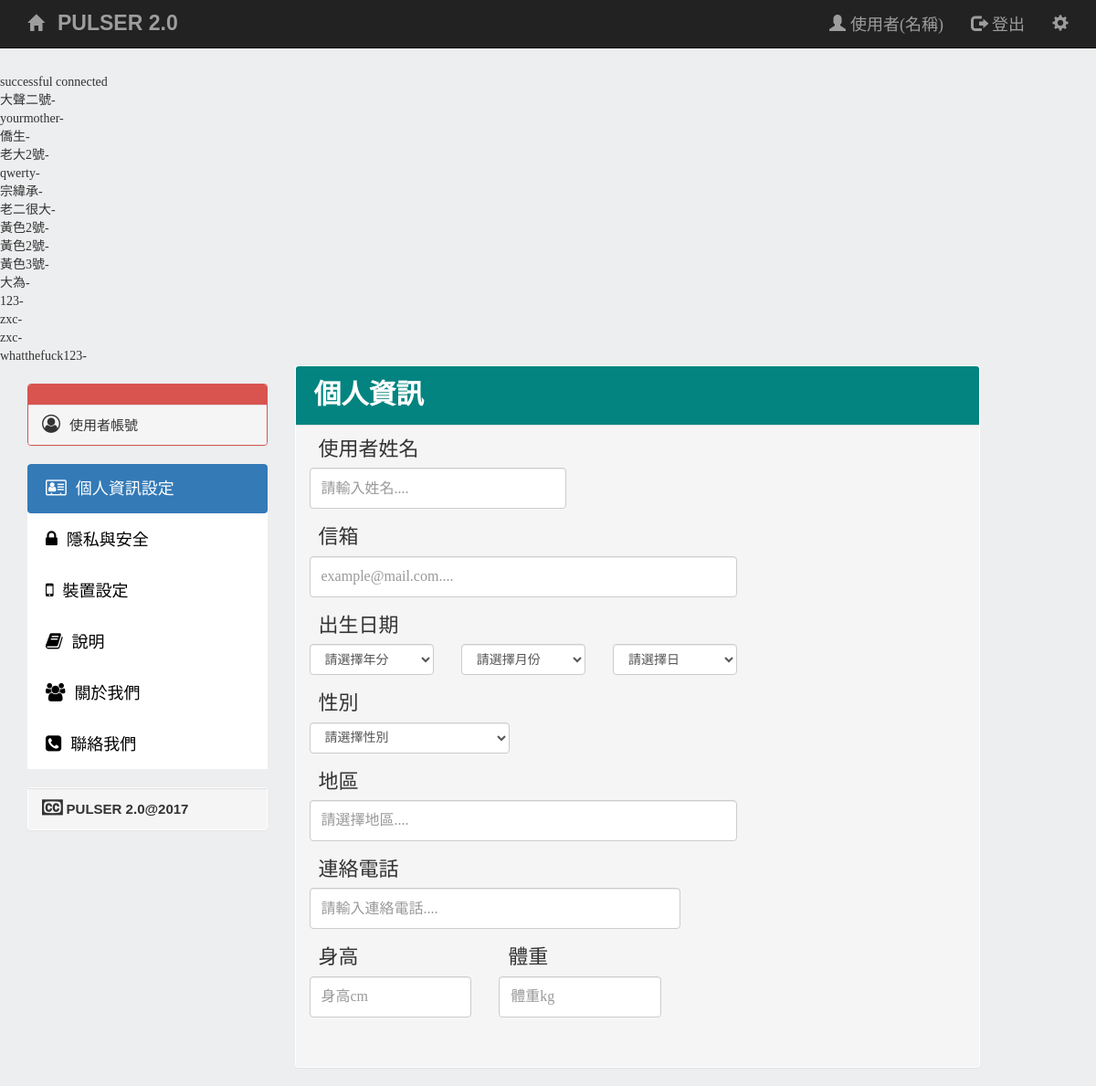
The app's page /Project/user/profile.php with its own data.
### tables this page shows
CREATE TABLE `users_information` (
  `id` int(50) NOT NULL,
  `userid` varchar(50) NOT NULL,
  `username` varchar(50) NOT NULL,
  `mail_address` varchar(100) NOT NULL,
  `user_sex` varchar(10) DEFAULT NULL,
  `user_phone` varchar(10) DEFAULT NULL,
  `user_height` varchar(5) DEFAULT NULL,
  `user_weight` varchar(5) DEFAULT NULL
);

### Project/user/profile.php (the view, shortened to what this page needs)
<html>
<head>
  <link  href="https://maxcdn.bootstrapcdn.com/bootstrap/3.3.7/css/bootstrap.min.css" rel="stylesheet">
  <link href="https://maxcdn.bootstrapcdn.com/font-awesome/4.3.0/css/font-awesome.min.css" rel="stylesheet">
  <link rel="stylesheet" href="https://cdnjs.cloudflare.com/ajax/libs/font-awesome/4.7.0/css/font-awesome.min.css">
  <link rel="stylesheet" href="path/to/font-awesome/css/font-awesome.min.css">
  <link href="css/bootstrap.min.css" rel="stylesheet">
  <link href="css/bootstrap.css" rel="stylesheet">
  <link href="css/profile-sidebar.css" rel="stylesheet">
</head>
<?php
$link = mysqli_connect(DB_SERVER,DB_USERNAME,DB_PASSWORD,DB_DATABASE);
$sql = "SELECT * FROM users_information";
mysqli_query($link, 'SET CHARACTER SET big5');
mysqli_query($link, "SET collation_connection = 'big_chinese_ci'");
$result = mysqli_query($link, $sql);
while($row = mysqli_fetch_assoc($result)){
  echo $row["username"]."-".$row["user_birthday"]."</br>";
}
?>
<body>
  <nav class="navbar navbar-inverse navbar-fixed-top" style="margin-bottom: 0px;">
    <div class="container">
      <div class="navbar-header">
        <a class="navbar-brand" href="#" ><span class="glyphicon glyphicon-home"></span></a><label class="navbar-brand label-header">PULSER 2.0</label>
      </div>
      <div id="navbar" class="navbar-collapse collapse">
        <ul class="nav navbar-nav navbar-right">
          <li><a href="" style="font-size:18px;"><span class="glyphicon glyphicon-user" style="padding-right:5px;"></span>使用者(名稱)</a></li>
          <li><a href="logout.php" style="font-size:18px;"><span class="glyphicon glyphicon-log-out" style="padding-right:5px;"></span>登出</a></li>
          <li><a href="" style="font-size:18px;"><span class="glyphicon glyphicon-cog"></span></a></li>
        </ul>
      </div>
    </div>
  </nav>
  <div class="container" >
    <div class="row">
      <div class="col-md-3">
        <div style="height:20px;">
        </div>
        <div class="panel panel-red">
          <div class="panel-heading">
            <div class="row">
              <div class="col-xs-12 text-left">
              </div>
            </div>
          </div>
          <div class="panel-footer">
            <span class="pull-left">
              <div style="font-size: 15px;">
                <i class="fa fa-user-circle-o" aria-hidden="true" style="font-size: 20px;margin-right: 10px;"></i>使用者帳號
              </div>
            </span>
            <div class="clearfix"></div>
          </div>
        </div>
        <ul class="sidebar-nav nav nav-pills nav-stacked shadow">
          <li class="active">
            <a href="#"><i class="fa fa-address-card-o" aria-hidden="true" style="font-size:20px;margin-right: 10px;"></i>個人資訊設定</a>
          </li>
          <li>
            <a href="#"><i class="fa fa-lock" aria-hidden="true" style="font-size:20px;margin-right: 10px;"></i>隱私與安全</a>
          </li>
          <li>
            <a href="#"><i class="fa fa-mobile" aria-hidden="true" style="font-size:20px;margin-right: 10px;"></i>裝置設定</a>
          </li>
          <li>
            <a href="#"><i class="fa fa-book" aria-hidden="true" style="font-size:20px;margin-right: 10px;"></i>說明</a>
          </li>
          <li>
            <a href="#"><i class="fa fa-users" aria-hidden="true" style="font-size:20px;margin-right: 10px;"></i>關於我們</a>
          </li>
          <li>
            <a href="#"><i class="fa fa-phone-square" aria-hidden="true" style="font-size:20px;margin-right: 10px;"></i>聯絡我們</a>
          </li>
        </ul>
        <div style="height:20px;">
        </div>
        <div class="panel">
          <div class="panel-footer">
            <span class="pull-left">
              <div style="font-size: 15px;">
                <i class="fa fa-cc" aria-hidden="true" style="font-size: 20px;"></i>
                <label style="font-family: Arial Black, sans-serif;margin:0;padding:0;">PULSER 2.0@2017</label>
              </div>
            </span>
            <div class="clearfix"></div>
          </div>
        </div>
      </div>
      <div class="col-md-8">
        <div class="panel ">
          <div class="panel-heading" style="background-color: #038480">
            <div class="row">
              <div class="col-xs-12 text-left" style="padding-left: 20px;">
                <div style="font-size: 30px;color:#ffffff;font-weight: bold;">個人資訊</div>
              </div>
            </div>
          </div>
          <div class="panel-footer">
            <form>
              <div class="row">
                <div class="col-md-5 form-group">
                  <label style="font-size: 22px;padding-left: 10px;font-weight: normal;">使用者姓名</label>
                  <input type="text" placeholder="請輸入姓名...." class="form-control" style="font-size:16px;">
                </div>
              </div>
              <div class="row">
                <div class="col-md-8 form-group">
                  <label style="font-size: 22px;padding-left: 10px;font-weight: normal;">信箱</label>
                  <input type="text" placeholder="example@mail.com...." class="form-control" style="font-size:16px;">
                </div>
              </div>
              <div class="row">
                <div class="col-md-8 form-group">
                  <label style="font-size: 22px;padding-left: 10px;font-weight: normal;">出生日期</label>
                  <div class="row">
                    <div class="col-md-4">
                      <select class="form-control" id="date-year">
                        <option value="none-day" selected>請選擇年分</option>
                      </select>
                    </div>
                    <div class="col-md-4">
                      <select class="form-control" id="date-month">
                        <option value="none-month" selected>請選擇月份</option>
                      </select>
                    </div>
                    <div class="col-md-4">
                      <select class="form-control" id="date-day">
                        <option value="none-day" selected>請選擇日</option>
                      </select>
                    </div>
                  </div>
                </div>
              </div>
              <div class="row">
                <div class="col-md-4 form-group">
                  <label style="font-size: 22px;padding-left: 10px;font-weight: normal;">性別</label>
                  <select class="form-control" id="gender">
                    <option value="none-day" selected>請選擇性別</option>
                  </select>
                </div>
              </div>
              <div class="row">
                <div class="col-md-8 form-group">
                  <label style="font-size: 22px;padding-left: 10px;font-weight: normal;">地區</label>
                  <input type="text" placeholder="請選擇地區...." class="form-control" style="font-size:16px;">
                </div>
              </div>
              <div class="row">
                <div class="col-md-7 form-group">
                  <label style="font-size: 22px;padding-left: 10px;font-weight: normal;">連絡電話</label>
                  <input type="text" placeholder="請輸入連絡電話...." class="form-control" style="font-size:16px;">
                </div>
              </div>
              <div class="row">
                <div class="col-md-10 form-group">
                  <div class="row">
                    <div class="col-md-4 form-group">
                      <label style="font-size: 22px;padding-left: 10px;font-weight: normal;">身高</label>
                      <input type="text" placeholder="身高cm" class="form-control" style="font-size:16px;">
                    </div>
                    <div class="col-md-4 form-group">
                      <label style="font-size: 22px;padding-left: 10px;font-weight: normal;">體重</label>
                      <input type="text" placeholder="體重kg" class="form-control" style="font-size:16px;">
                    </div>
                  </div>
                </div>
              </div>
            </form>
          </div>
        </div>
      </div>
    </div>
  </div>
</body>
</html>

### Project/css/profile-sidebar.css (style rules this page uses)
body { font-family : "微軟正黑體"; padding-top: 80px; background-color: #edeeef; }
.label-header { font-size: 23px; margin-bottom: 0px; font-family: Arial Black, sans-serif; }
.sidebar-nav { top: 0; margin: 0; padding: 0; list-style: none; font-family: Microsoft JhengHei,Sans-serif; background-color: #ffffff; }
.sidebar-nav li { line-height: 50px; }
.sidebar-nav li a { display: block; text-decoration: none; color: #000; font-size: 18px; padding: 0; padding-top: 2px; padding-bottom: 2px; padding-left: 20px; }
.panel-red { border-color: #d9534f; }
.panel-red > .panel-heading { border-color: #d9534f; color: #fff; background-color: #d9534f; }

### Project/user/profile.php (style rules this page uses)
input[type="text"] { height:45px; }

### records on screen
users_information: username "大聲二號"
users_information: username "yourmother"
users_information: username "僑生"
users_information: username "老大2號"
users_information: username "qwerty"
users_information: username "宗緯承"
users_information: username "老二很大"
users_information: username "黃色2號"
users_information: username "黃色2號"
users_information: username "黃色3號"
users_information: username "大為"
users_information: username "123"
users_information: username "zxc"
users_information: username "zxc"
users_information: username "whatthefuck123"
